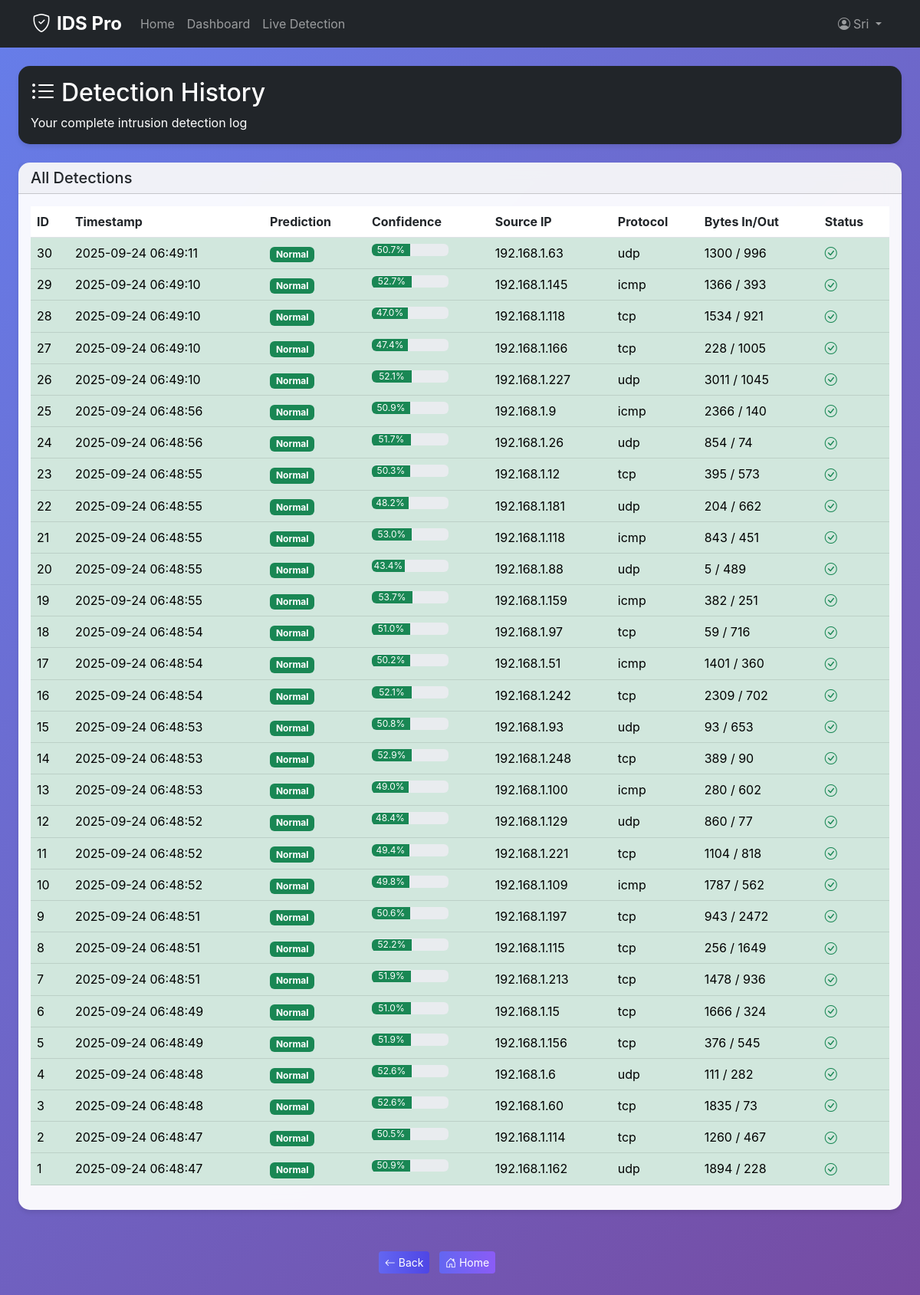
/detection/results (signed in), run on the app's committed database.
### intrusion_detection_system/app/models/user.py (models this page shows, shortened)
class User(UserMixin, db.Model):
    id = db.Column(db.Integer, primary_key=True)
    username = db.Column(db.String(80), unique=True, nullable=False)
    email = db.Column(db.String(120), unique=True, nullable=False)
    password_hash = db.Column(db.String(120), nullable=False)
    role = db.Column(db.String(20), nullable=False, default='User')
    active = db.Column(db.Boolean, default=True)
    created_at = db.Column(db.DateTime, default=datetime.utcnow)
    ROLES = ['User', 'Admin', 'SuperAdmin']
    def can_manage_users(self):
        return self.role in ['SuperAdmin', 'Admin']

### intrusion_detection_system/app/models/detection.py (models this page shows, shortened)
class Detection(db.Model):
    id = db.Column(db.Integer, primary_key=True)
    user_id = db.Column(db.Integer, db.ForeignKey('user.id'), nullable=False)
    prediction = db.Column(db.String(20), nullable=False)
    confidence = db.Column(db.Float, nullable=False)
    timestamp = db.Column(db.DateTime, default=datetime.utcnow)
    ip_address = db.Column(db.String(45))
    protocol = db.Column(db.String(10))
    src_bytes = db.Column(db.Integer)
    dst_bytes = db.Column(db.Integer)
    user = db.relationship('User', backref=db.backref('detections', lazy=True))

### intrusion_detection_system/app/routes/detection.py (the view)
@detection_bp.route('/results')
@login_required
def results():
    user_detections = Detection.query.filter_by(user_id=current_user.id).order_by(Detection.timestamp.desc()).all()
    return render_template('detection/results.html', detections=user_detections)

### intrusion_detection_system/app/models/user.py (called while the page is built)
@login_manager.user_loader
def load_user(user_id):
    return User.query.get(int(user_id))

### intrusion_detection_system/app/templates/detection/results.html (shortened to what this page needs)
{% extends "base.html" %}
{% block content %}
<div class="container-fluid">
    <div class="row mb-4">
        <div class="col-12">
            <div class="card bg-dark text-white">
                <div class="card-body">
                    <h2 class="card-title">
                        <i class="bi bi-list-ul me-2"></i>Detection History
                    </h2>
                    <p class="card-text">Your complete intrusion detection log</p>
                </div>
            </div>
        </div>
    </div>
    <div class="card">
        <div class="card-header">
            <h5 class="mb-0">All Detections</h5>
        </div>
        <div class="card-body">
            {% if detections %}
                <div class="table-responsive">
                    <table class="table table-hover">
                        <thead>
                            <tr>
                                <th>ID</th>
                                <th>Timestamp</th>
                                <th>Prediction</th>
                                <th>Confidence</th>
                                <th>Source IP</th>
                                <th>Protocol</th>
                                <th>Bytes In/Out</th>
                                <th>Status</th>
                            </tr>
                        </thead>
                        <tbody>
                            {% for detection in detections %}
                            <tr class="{% if detection.prediction == 'normal' %}table-success{% else %}table-danger{% endif %}">
                                <td>{{ detection.id }}</td>
                                <td>{{ detection.timestamp.strftime('%Y-%m-%d %H:%M:%S') }}</td>
                                <td>
                                    <span class="badge {% if detection.prediction == 'normal' %}bg-success{% else %}bg-danger{% endif %}">
                                        {{ detection.prediction.title() }}
                                    </span>
                                </td>
                                <td>
                                    <div class="progress" style="width: 100px;">
                                        <div class="progress-bar {% if detection.prediction == 'normal' %}bg-success{% else %}bg-danger{% endif %}"
                                             role="progressbar"
                                             style="width: {{ (detection.confidence * 100)|int }}%">
                                            {{ "%.1f"|format(detection.confidence * 100) }}%
                                        </div>
                                    </div>
                                </td>
                                <td>{{ detection.ip_address }}</td>
                                <td>{{ detection.protocol }}</td>
                                <td>{{ detection.src_bytes }} / {{ detection.dst_bytes }}</td>
                                <td>
                                    {% if detection.prediction == 'normal' %}
                                        <i class="bi bi-check-circle text-success" title="Normal Traffic"></i>
                                    {% else %}
                                        <i class="bi bi-exclamation-triangle text-danger" title="Potential Threat"></i>
                                    {% endif %}
                                </td>
                            </tr>
                            {% endfor %}
                        </tbody>
                    </table>
                </div>
            {% endif %}
        </div>
    </div>
</div>
{% endblock %}

### intrusion_detection_system/app/templates/base.html (shortened to what this page needs)
<!DOCTYPE html>
<html lang="en">
<head>
    <link href="https://cdn.jsdelivr.net/npm/bootstrap@5.3.0/dist/css/bootstrap.min.css" rel="stylesheet">
    <link href="https://cdn.jsdelivr.net/npm/bootstrap-icons@1.10.0/font/bootstrap-icons.css" rel="stylesheet">
</head>
<body>
    <nav class="navbar navbar-expand-lg navbar-dark bg-dark">
        <div class="container">
            <a class="navbar-brand" href="{{ url_for('main.index') }}">
                <i class="bi bi-shield-check me-2"></i>IDS Pro
            </a>
            <div class="collapse navbar-collapse" id="navbarNav">
                <ul class="navbar-nav me-auto">
                    <li class="nav-item">
                        <a class="nav-link" href="{{ url_for('main.index') }}">Home</a>
                    </li>
                    {% if current_user.is_authenticated %}
                    <li class="nav-item">
                        <a class="nav-link" href="{{ url_for('main.dashboard') }}">Dashboard</a>
                    </li>
                    <li class="nav-item">
                        <a class="nav-link" href="{{ url_for('detection.live_detection') }}">Live Detection</a>
                    </li>
                    {% endif %}
                </ul>
                <ul class="navbar-nav">
                    {% if current_user.is_authenticated %}
                    <li class="nav-item dropdown">
                        <a class="nav-link dropdown-toggle" href="#" role="button" data-bs-toggle="dropdown">
                            <i class="bi bi-person-circle me-1"></i>{{ current_user.username }}
                        </a>
                    </li>
                    {% endif %}
                </ul>
            </div>
        </div>
    </nav>
    <div class="container-fluid py-4">
        {% block content %}{% endblock %}
    </div>
<div id="bottom-nav" class="container" style="text-align:center; margin: 30px 0;">
  <button class="btn btn-sm" id="btn-back" style="background:linear-gradient(90deg,#6366f1,#4f46e5); color:#fff; border: none; margin-right:8px;">
    <i class="bi bi-arrow-left"></i> Back
  </button>
  <a class="btn btn-sm" id="btn-home" href="/" style="background:linear-gradient(90deg,#6366f1,#8b5cf6); color:#fff; border: none;">
    <i class="bi bi-house-door"></i> Home
  </a>
</div>
</body>
</html>

### intrusion_detection_system/app/templates/base.html (style rules this page uses)
:root { --primary-color: #6366f1; --primary-dark: #4f46e5; --secondary-color: #8b5cf6; --success-color: #10b981; --warning-color: #f59e0b; --danger-color: #ef4444; --dark-bg: #1e293b; --card-shadow: 0 4px 6px -1px rgba(0, 0, 0, 0.1); }
body { background: linear-gradient(135deg, #667eea 0%, #764ba2 100%); min-height: 100vh; font-family: 'Inter', -apple-system, BlinkMacSystemFont, sans-serif; }
.navbar-brand { font-weight: 700; font-size: 1.5rem; }
.card { border: none; border-radius: 15px; box-shadow: var(--card-shadow); backdrop-filter: blur(10px); background: rgba(255, 255, 255, 0.95); }

### data on the page
User: username "Sri"
Detection: id "30", timestamp "2025-09-24 06:49:11", prediction "Normal", detection.confidence*100 "50.7", ip_address "192.168.1.63", protocol "udp", src_bytes "1300", dst_bytes "996"
Detection: id "29", timestamp "2025-09-24 06:49:10", prediction "Normal", detection.confidence*100 "52.7", ip_address "192.168.1.145", protocol "icmp", src_bytes "1366", dst_bytes "393"
Detection: id "28", timestamp "2025-09-24 06:49:10", prediction "Normal", detection.confidence*100 "47.0", ip_address "192.168.1.118", protocol "tcp", src_bytes "1534", dst_bytes "921"
Detection: id "27", timestamp "2025-09-24 06:49:10", prediction "Normal", detection.confidence*100 "47.4", ip_address "192.168.1.166", protocol "tcp", src_bytes "228", dst_bytes "1005"
Detection: id "26", timestamp "2025-09-24 06:49:10", prediction "Normal", detection.confidence*100 "52.1", ip_address "192.168.1.227", protocol "udp", src_bytes "3011", dst_bytes "1045"
Detection: id "25", timestamp "2025-09-24 06:48:56", prediction "Normal", detection.confidence*100 "50.9", ip_address "192.168.1.9", protocol "icmp", src_bytes "2366", dst_bytes "140"
Detection: id "24", timestamp "2025-09-24 06:48:56", prediction "Normal", detection.confidence*100 "51.7", ip_address "192.168.1.26", protocol "udp", src_bytes "854", dst_bytes "74"
Detection: id "23", timestamp "2025-09-24 06:48:55", prediction "Normal", detection.confidence*100 "50.3", ip_address "192.168.1.12", protocol "tcp", src_bytes "395", dst_bytes "573"
Detection: id "22", timestamp "2025-09-24 06:48:55", prediction "Normal", detection.confidence*100 "48.2", ip_address "192.168.1.181", protocol "udp", src_bytes "204", dst_bytes "662"
Detection: id "21", timestamp "2025-09-24 06:48:55", prediction "Normal", detection.confidence*100 "53.0", ip_address "192.168.1.118", protocol "icmp", src_bytes "843", dst_bytes "451"
Detection: id "20", timestamp "2025-09-24 06:48:55", prediction "Normal", detection.confidence*100 "43.4", ip_address "192.168.1.88", protocol "udp", src_bytes "5", dst_bytes "489"
Detection: id "19", timestamp "2025-09-24 06:48:55", prediction "Normal", detection.confidence*100 "53.7", ip_address "192.168.1.159", protocol "icmp", src_bytes "382", dst_bytes "251"
Detection: id "18", timestamp "2025-09-24 06:48:54", prediction "Normal", detection.confidence*100 "51.0", ip_address "192.168.1.97", protocol "tcp", src_bytes "59", dst_bytes "716"
Detection: id "17", timestamp "2025-09-24 06:48:54", prediction "Normal", detection.confidence*100 "50.2", ip_address "192.168.1.51", protocol "icmp", src_bytes "1401", dst_bytes "360"
Detection: id "16", timestamp "2025-09-24 06:48:54", prediction "Normal", detection.confidence*100 "52.1", ip_address "192.168.1.242", protocol "tcp", src_bytes "2309", dst_bytes "702"
Detection: id "15", timestamp "2025-09-24 06:48:53", prediction "Normal", detection.confidence*100 "50.8", ip_address "192.168.1.93", protocol "udp", src_bytes "93", dst_bytes "653"
Detection: id "14", timestamp "2025-09-24 06:48:53", prediction "Normal", detection.confidence*100 "52.9", ip_address "192.168.1.248", protocol "tcp", src_bytes "389", dst_bytes "90"
Detection: id "13", timestamp "2025-09-24 06:48:53", prediction "Normal", detection.confidence*100 "49.0", ip_address "192.168.1.100", protocol "icmp", src_bytes "280", dst_bytes "602"
Detection: id "12", timestamp "2025-09-24 06:48:52", prediction "Normal", detection.confidence*100 "48.4", ip_address "192.168.1.129", protocol "udp", src_bytes "860", dst_bytes "77"
Detection: id "11", timestamp "2025-09-24 06:48:52", prediction "Normal", detection.confidence*100 "49.4", ip_address "192.168.1.221", protocol "tcp", src_bytes "1104", dst_bytes "818"
Detection: id "10", timestamp "2025-09-24 06:48:52", prediction "Normal", detection.confidence*100 "49.8", ip_address "192.168.1.109", protocol "icmp", src_bytes "1787", dst_bytes "562"
Detection: id "9", timestamp "2025-09-24 06:48:51", prediction "Normal", detection.confidence*100 "50.6", ip_address "192.168.1.197", protocol "tcp", src_bytes "943", dst_bytes "2472"
Detection: id "8", timestamp "2025-09-24 06:48:51", prediction "Normal", detection.confidence*100 "52.2", ip_address "192.168.1.115", protocol "tcp", src_bytes "256", dst_bytes "1649"
Detection: id "7", timestamp "2025-09-24 06:48:51", prediction "Normal", detection.confidence*100 "51.9", ip_address "192.168.1.213", protocol "tcp", src_bytes "1478", dst_bytes "936"
Detection: id "6", timestamp "2025-09-24 06:48:49", prediction "Normal", detection.confidence*100 "51.0", ip_address "192.168.1.15", protocol "tcp", src_bytes "1666", dst_bytes "324"
Detection: id "5", timestamp "2025-09-24 06:48:49", prediction "Normal", detection.confidence*100 "51.9", ip_address "192.168.1.156", protocol "tcp", src_bytes "376", dst_bytes "545"
Detection: id "4", timestamp "2025-09-24 06:48:48", prediction "Normal", detection.confidence*100 "52.6", ip_address "192.168.1.6", protocol "udp", src_bytes "111", dst_bytes "282"
Detection: id "3", timestamp "2025-09-24 06:48:48", prediction "Normal", detection.confidence*100 "52.6", ip_address "192.168.1.60", protocol "tcp", src_bytes "1835", dst_bytes "73"
Detection: id "2", timestamp "2025-09-24 06:48:47", prediction "Normal", detection.confidence*100 "50.5", ip_address "192.168.1.114", protocol "tcp", src_bytes "1260", dst_bytes "467"
Detection: id "1", timestamp "2025-09-24 06:48:47", prediction "Normal", detection.confidence*100 "50.9", ip_address "192.168.1.162", protocol "udp", src_bytes "1894", dst_bytes "228"
